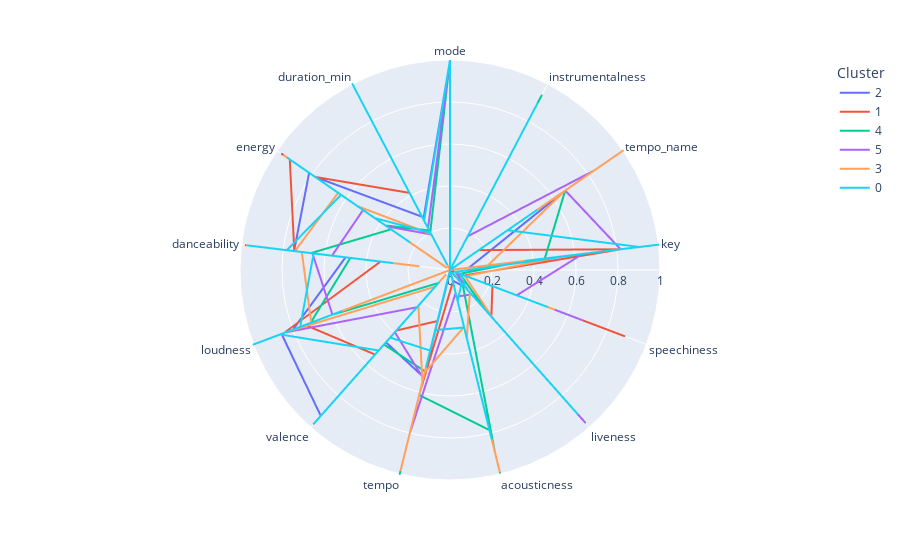

Here is the notebook cell this chart was saved with:
### Markdown cell above
## Perform K-Means Clustering

We are choosing k = 6 based on the 6 most popular genres, (Pop, Hip-Hop, R&B, EDM, Rock, and Jazz).

### Code cell
# Select the top n features
selected_features = audio_features[top_features]

# Apply k-means clustering
kmeans = KMeans(n_clusters=6, random_state=0)
labels = kmeans.fit_predict(selected_features)

# Add cluster labels to the data
charts['Cluster'] = labels
selected_features['Cluster'] = labels

# Melt data to long format for radar chart
melted_features = selected_features.melt(id_vars=['Cluster'])

# Visualize clusters on a radar chart
fig_radar = px.line_polar(melted_features, theta='variable', r='value', color='Cluster', line_close=True)
fig_radar.show()
charts

### Figure 1 — Plotly figure (JSON) as saved in the notebook; plotly's stock layout.template omitted (floating-point values rounded to 4 significant figures; data arrays with more than 128 entries replaced by an {"elided": "..."} marker saying what was removed)
{"data": [{"hovertemplate": "Cluster=2<br>value=%{r}<br>variable=%{theta}<extra></extra>", "legendgroup": "2", "line": {"color": "#636efa", "dash": "solid"}, "marker": {"symbol": "circle"}, "mode": "lines", "name": "2", "r": {"elided": "7359 float values"}, "showlegend": true, "subplot": "polar", "theta": {"elided": "7359 str values"}, "type": "scatterpolargl"}, {"hovertemplate": "Cluster=1<br>value=%{r}<br>variable=%{theta}<extra></extra>", "legendgroup": "1", "line": {"color": "#EF553B", "dash": "solid"}, "marker": {"symbol": "circle"}, "mode": "lines", "name": "1", "r": {"elided": "6605 float values"}, "showlegend": true, "subplot": "polar", "theta": {"elided": "6605 str values"}, "type": "scatterpolargl"}, {"hovertemplate": "Cluster=4<br>value=%{r}<br>variable=%{theta}<extra></extra>", "legendgroup": "4", "line": {"color": "#00cc96", "dash": "solid"}, "marker": {"symbol": "circle"}, "mode": "lines", "name": "4", "r": {"elided": "3888 float values"}, "showlegend": true, "subplot": "polar", "theta": {"elided": "3888 str values"}, "type": "scatterpolargl"}, {"hovertemplate": "Cluster=5<br>value=%{r}<br>variable=%{theta}<extra></extra>", "legendgroup": "5", "line": {"color": "#ab63fa", "dash": "solid"}, "marker": {"symbol": "circle"}, "mode": "lines", "name": "5", "r": {"elided": "4876 float values"}, "showlegend": true, "subplot": "polar", "theta": {"elided": "4876 str values"}, "type": "scatterpolargl"}, {"hovertemplate": "Cluster=3<br>value=%{r}<br>variable=%{theta}<extra></extra>", "legendgroup": "3", "line": {"color": "#FFA15A", "dash": "solid"}, "marker": {"symbol": "circle"}, "mode": "lines", "name": "3", "r": {"elided": "6124 float values"}, "showlegend": true, "subplot": "polar", "theta": {"elided": "6124 str values"}, "type": "scatterpolargl"}, {"hovertemplate": "Cluster=0<br>value=%{r}<br>variable=%{theta}<extra></extra>", "legendgroup": "0", "line": {"color": "#19d3f3", "dash": "solid"}, "marker": {"symbol": "circle"}, "mode": "lines", "name": "0", "r": {"elided": "4356 float values"}, "showlegend": true, "subplot": "polar", "theta": {"elided": "4356 str values"}, "type": "scatterpolargl"}], "layout": {"legend": {"title": {"text": "Cluster"}, "tracegroupgap": 0}, "margin": {"t": 60}, "polar": {"angularaxis": {"direction": "clockwise", "rotation": 90}, "domain": {"x": [0, 1], "y": [0, 1]}}}}
